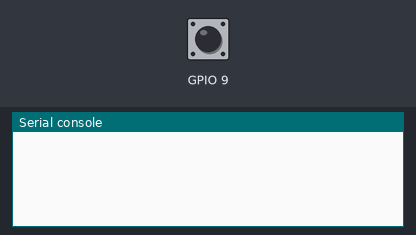
Recording of a program running on a simulated ESP32 board running MicroPython. On the bench: the last lines printed to the serial console. Inputs (shaded band) come from the test bench; at power-on: GPIO 9 HIGH.

Above: at 1.2 s.
1.3 s: GPIO 9 pulled LOW for 0.15 s
At 2.5 s:
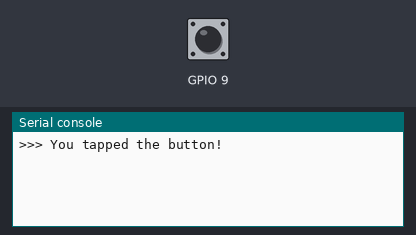
2.9 s: GPIO 9 pulled LOW for 3.2 s
At 4.9 s:
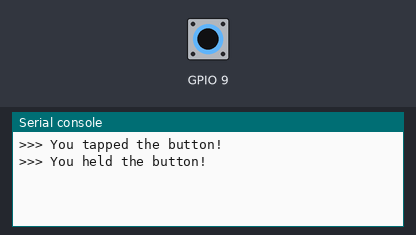

Measured:
- after the input at 1.3 s, the serial console: prints a new line after 0.16 s (image 1)
- after the input at 2.9 s, the serial console: prints a new line after 1.0 s (image 2)

The program:

boot_button.py
```python
from asyncbutton import AsyncButton
import asyncio

class MyButton(AsyncButton):
    async def on_press(self):
        print(">>> You tapped the button!")

    async def on_hold(self):
        print(">>> You held the button!")

async def main():
    btn = MyButton(9)
    await btn.run()

asyncio.run(main())
```

asyncbutton.py
```python
import uasyncio as asyncio
from machine import Pin
import time

class AsyncButton:
    def __init__(self, pin_num, *, check_time=10, debounce_time=50, hold_time=1000):
        self.pin = Pin(pin_num, Pin.IN, Pin.PULL_UP)
        self.check_time = check_time
        self.debounce_time = debounce_time
        self.hold_time = hold_time

        self._was_pressed = False
        self._press_time = 0

    async def run(self):
        while True:
            await self._check_button()
            await asyncio.sleep_ms(self.check_time)

    def _is_pressed(self) -> bool:
        return not self.pin.value() # 低电平触发

    def _pressed_ms(self):
        return time.ticks_diff(time.ticks_ms(), self._press_time)

    async def _check_button(self):
        if self._is_pressed():  # 按钮按下（低电平）
            if not self._was_pressed:
                self._was_pressed = True
                self._press_time = time.ticks_ms()
                await asyncio.sleep_ms(self.debounce_time)

                # 检查是否仍按下
                if self._is_pressed():
                    # 等待是否为长按
                    while self._is_pressed():
                        if self._pressed_ms() >= self.hold_time:
                            await self.on_hold()
                            # 等待释放，避免短按也触发
                            while self._is_pressed():
                                await asyncio.sleep_ms(self.check_time)
                            self._was_pressed = False
                            return
                        await asyncio.sleep_ms(self.check_time)
        else:
            if self._was_pressed:
                if self._pressed_ms() < self.hold_time:
                    await self.on_press()
                self._was_pressed = False

    async def on_press(self):
        print("Short press detected.")

    async def on_hold(self):
        print("Long press detected.")
```
